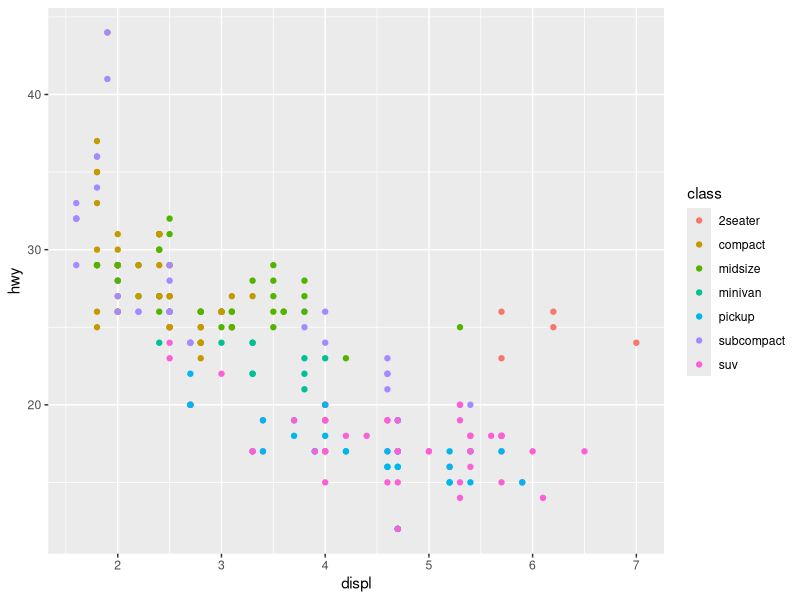
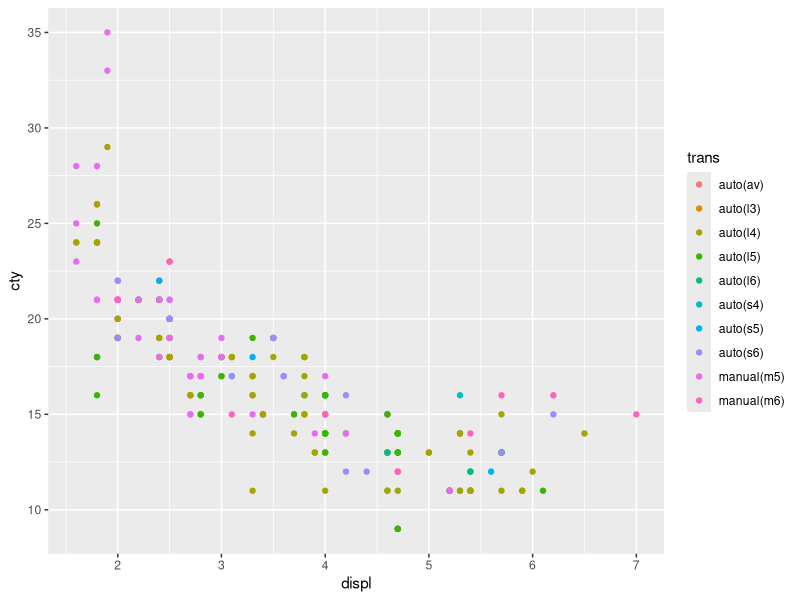
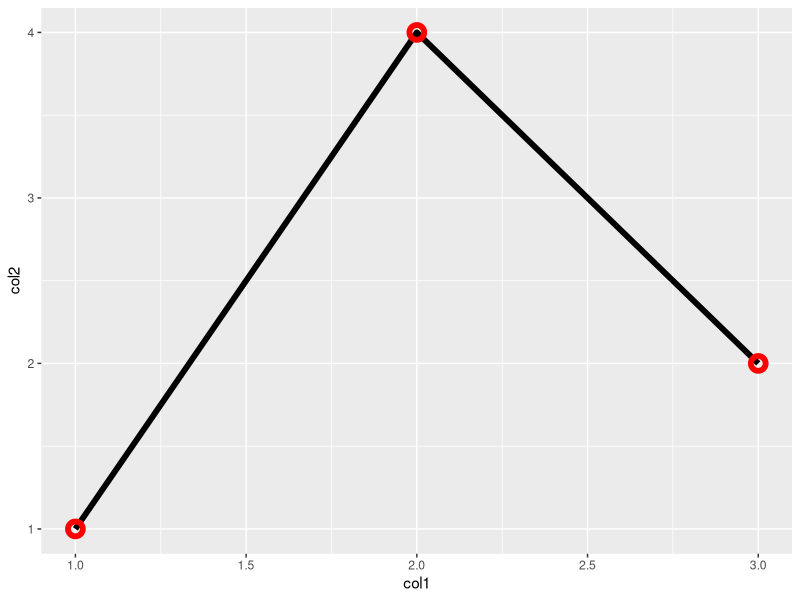

These charts were generated, in order, by the following R code:
#install ggplot2
install.packages("ggplot2")
library(ggplot2)
#
head(mpg)
?mpg
ggplot(mpg,aes(displ,hwy,colour=class))+
  geom_point()
ggplot(mpg,aes(displ,cty,colour=trans))+
  geom_point()
#
#we can make a data frame by our own and represent the data set by ggplot
df=data.frame(col1=1:3,col2=c(1,4,2))
ggplot(df,aes(col1,col2))+
  geom_line(size=2)+
  geom_point(size=3,color="red",shape=21,stroke=3)
#we can change the parameters in geom_line and geom_point such as size
#,color,shape,stroke.



